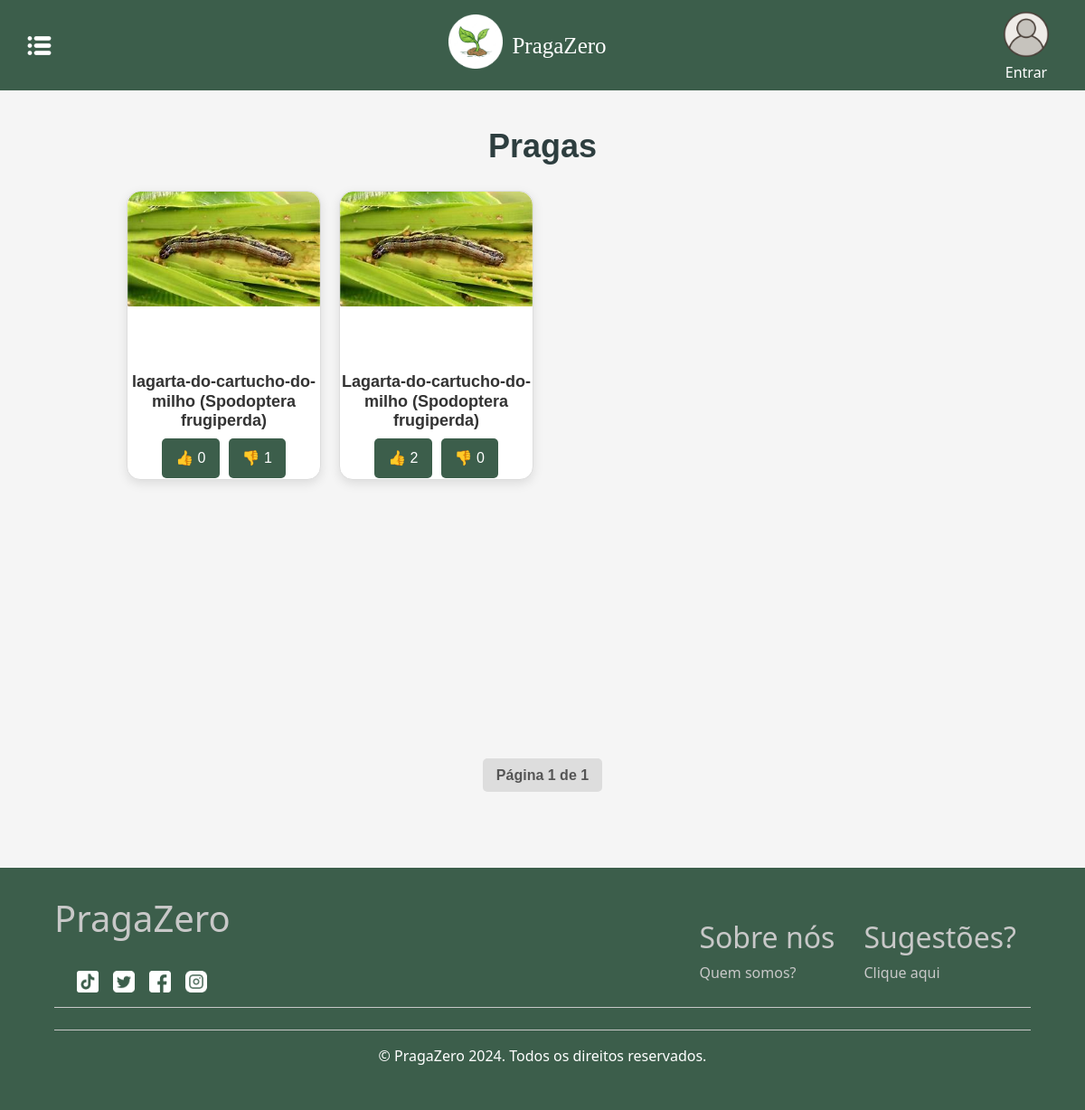
The page /agro_list/ on the database its author committed.
### agro/models.py (models this page shows, shortened)
class Praga(models.Model):
    nome = models.CharField(max_length=100)
    descricao = RichTextField(verbose_name="Descrição")  # Campo formatado
    imagem = models.ImageField(
        verbose_name="Imagem",
        upload_to='imagens/pragas/',
        null=True,
        blank=True
    )
    likes = models.IntegerField(default=0)
    dislikes = models.IntegerField(default=0)
    causas = RichTextField(blank=True, null=True)  # Campo formatado
    tratamento = RichTextField(blank=True, null=True)  # Campo formatado
    class Meta:
        verbose_name = "Praga"
        verbose_name_plural = "Pragas"

### agro/views.py (the view)
# urls.py: path('agro_list/', views.agro_list, name='agro_list'),
def agro_list(request):
    pragas = Praga.objects.all()  # Consulta os dados do modelo
    paginator = Paginator(pragas, 8)  # 9 itens por página
    page_number = request.GET.get('page')
    page_obj = paginator.get_page(page_number)
    return render(request, 'agro/agro_list.html', {'page_obj': page_obj})

### agro/templates/agro/agro_list.html (shortened to what this page needs)
{% extends "base.html" %}
{% load static %}
{% block main %}
<link rel="stylesheet" href="{% static 'css/style.css' %}" />
<div class="content-wrapper main-content" id="main-content">
    <h1 class="section-title">Pragas</h1>
    <div class="praga-grid" id="praga-grid">
        {% for praga in page_obj %}
        <div class="praga-item">
            <a href="{% url 'agro:agro_detalhe' praga.id %}">
                <div class="praga-image-wrapper">
                    <img src="{{ praga.imagem.url }}" alt="{{ praga.nome }}" class="praga-image">
                </div>
                <h2 class="praga-title">{{ praga.nome }}</h2>
            </a>
            <div>
                {% if not user.is_authenticated %}
                <div class="like-dislike-container">
                    <button class="btn-like" onclick="handleLike({{ praga.id }})">
                        👍 <span id="like-count-{{ praga.id }}">{{ praga.likes }}</span>
                    </button>
                    <button class="btn-dislike" onclick="handleDislike({{ praga.id }})">
                        👎 <span id="dislike-count-{{ praga.id }}">{{ praga.dislikes }}</span>
                    </button>
                </div>
                {% endif %}
            </div>
        </div>
        {% empty %}
        <p>Nenhuma praga cadastrada.</p>
        {% endfor %}
    </div>
    <div class="pagination">
        <span class="step-links">
            <span class="current">
                Página {{ page_obj.number }} de {{ page_obj.paginator.num_pages }}
            </span>
        </span>
    </div>
</div>
{% endblock %}

### static/css/style.css (style rules this page uses)
html, body { height: 100%; margin: 0; padding: 0; }
.content-wrapper { display: flex; flex-direction: column; height: 100%; padding: 20px; background-color: #f5f5f5; box-sizing: border-box; }
.praga-grid { display: grid; grid-template-columns: repeat(auto-fit, minmax(250px, 1fr)); gap: 20px; padding: 0 20px; flex-grow: 1; }
* { margin: 0; padding: 0; box-sizing: border-box; }
:root { --primary-color: #007bff; --secondary-color: #C8C8C8; --background-color: #3C5E4B; --hover-color: #0056b3; --text-color: #C8C8C8; }
a { text-decoration: none; }
h1, h2 { color: #ffffff; }
p, span { color: #ffffff; }

### agro/templates/agro/agro_list.html (style rules this page uses)
.pagination { display: flex; justify-content: center; margin-top: 20px; margin-bottom: 30px; }
.pagination .current { margin: 0 5px; padding: 10px 15px; background-color: #ddd; color: #555; border-radius: 5px; font-weight: bold; }
body { display: flex; flex-direction: column; min-height: 100vh; margin: 0; }
.praga-grid { display: grid; grid-template-columns: repeat(auto-fit, minmax(250px, 1fr)); gap: 20px; padding: 20px; box-sizing: border-box; }
#main-content { padding-bottom: 60px; min-height: calc(100vh - 130px); box-sizing: border-box; }
.like-dislike-container { display: flex; gap: 10px; padding-bottom: 20px; justify-content: center; align-items: center; }
.btn-like, .btn-dislike { background-color: #3C5E4B; color: #fff; border: none; padding: 10px 15px; border-radius: 5px; font-size: 16px; cursor: pointer; transition: background-color 0.3s ease; }
#main-content { padding-bottom: 60px; padding-left: 10%; padding-right: 10%; min-height: calc(120vh - 100px); font-family: Arial, sans-serif; display: flex; flex-direction: column; justify-content: center; align-items: center; box-sizing: border-box; overflow-y: auto; }
.section-title { text-align: center; color: #2d3e3f; font-size: 36px; font-weight: bold; padding-top: 20px; }
.content-wrapper { flex-grow: 1; padding: 20px; background-color: #f5f5f5; }
.praga-grid { display: grid; grid-template-columns: repeat(4, 1fr); padding: 20px 20px 5% 20px; }
.praga-item { background-color: #ffffff; border-radius: 15px; display: flex; flex-direction: column; justify-content: space-between; overflow: hidden; position: relative; text-align: center; transition: transform 0.3s, box-shadow 0.3s; box-shadow: 0px 4px 12px rgba(0, 0, 0, 0.1); border: 1px solid #ddd; max-height: 320px; }
.praga-image-wrapper { position: relative; width: 100%; height: 180px; overflow: hidden; border-radius: 15px 15px 0 0; }
.praga-image { width: 100%; height: auto; object-fit: cover; }
.praga-title { font-size: 18px; font-weight: bold; color: #333; padding-top: 20px; text-align: center; }

### rows shown on the page
Praga: imagem (picture), nome "lagarta-do-cartucho-do-milho (Spodoptera frugiperda)", likes "0", dislikes "1"
Praga: imagem (picture), nome "Lagarta-do-cartucho-do-milho (Spodoptera frugiperda)", likes "2", dislikes "0"

### other values the page prints
{{ page_obj.number }} "1"
{{ page_obj.paginator.num_pages }} "1"
